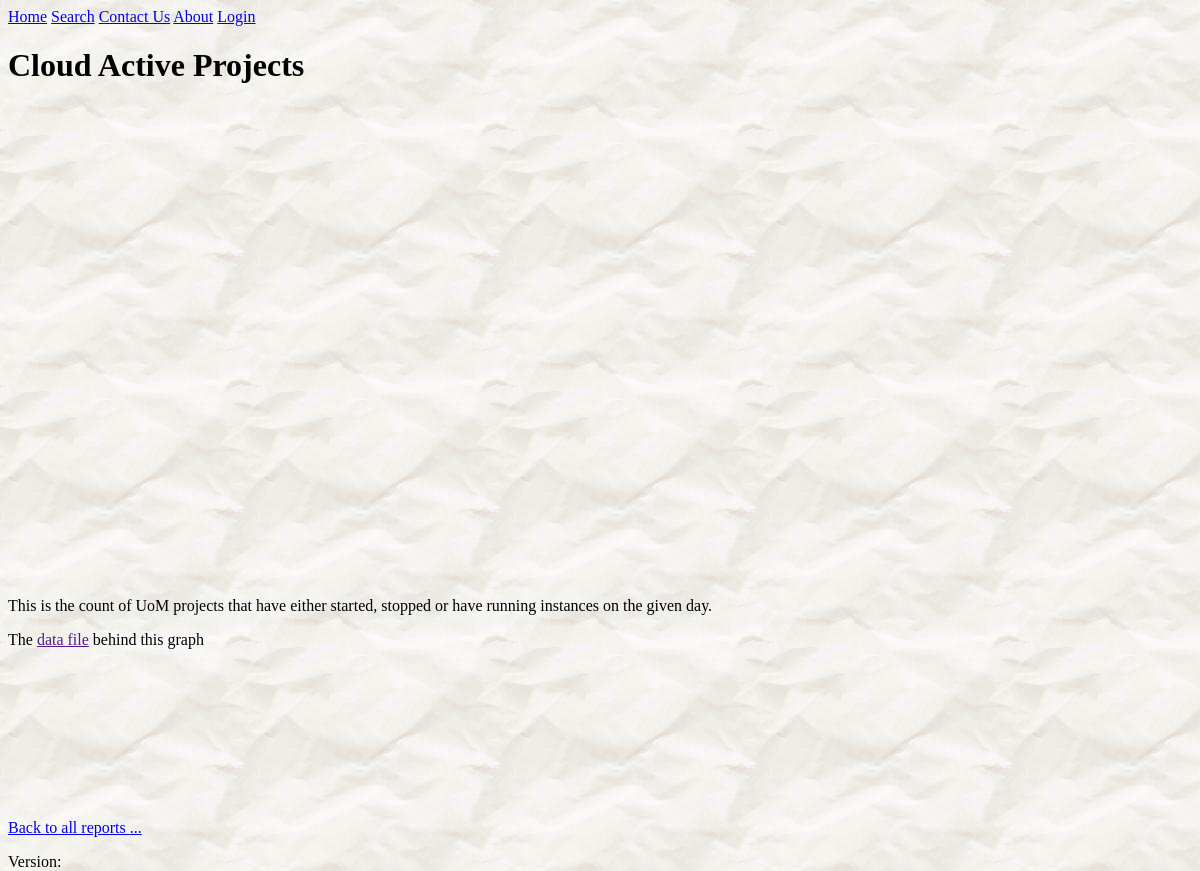
The page /reports/13/?set= on the database its author committed.
### reports/models.py (models this page shows, shortened)
class Report(models.Model):
    report_title = models.CharField(max_length=100)
    pub_date = models.DateTimeField('date published')
    d3_file_name = models.CharField(max_length=100, default='.js')
    description = models.TextField(blank=True, null=True)
    def was_published_recently(self):
        """
        Return True if was published in the last day, False otherwise

        >>> import datetime
        >>> from django.utils import timezone
        >>> from reports.models import Report
        >>> future_report = Report(pub_date=timezone.now()+ datetime.timedelta(days=30), report_title="Futurama")
        >>> future_report.was_published_recently()
        False
        """
        now = timezone.now()
        return now - datetime.timedelta(days=1) <= self.pub_date <= now
    was_published_recently.admin_order_field = 'pub_date'
    was_published_recently.boolean = True
    was_published_recently.short_description = 'Published recently?'

### reports/views.py (the view)
# urls.py: url(r'^(?P<pk>[0-9]+)/$', views.DetailView.as_view(), name='detail'),
class DetailView(generic.DetailView):
    model = Report
    template_name = 'reports/details.html'
    def get_queryset(self):
        return Report.objects.filter(pub_date__lte=timezone.now())
    def get_context_data(self, **kwargs):
        result = super().get_context_data(**kwargs)
        result['debug'] = settings.DEBUG
        result['set'] = self.request.GET.get('set', '')
        return result

### reports/templates/reports/details.html (shortened to what this page needs)
{% extends 'base.html' %}
{% block header_lines %}
    {% load static %}
    <link rel="stylesheet" type="text/css" href="//cdnjs.cloudflare.com/ajax/libs/nvd3/1.8.3/nv.d3.css"/>
{% endblock %}
{% block h1 %}{{ report.report_title }}{% endblock %}
{% block content %}
    <div id="chart">
        <svg></svg>
    </div>
    <p>{{ report.description }}</p>
    {% if debug %}
        <p>The <a id="a_data" href="">data file</a> behind this graph</p>
    {% endif %}
    <div id="extra" style="width: 95%">
        <svg></svg>
    </div>
    <a href="/reports/?set={{ set }}">Back {% if not set %}to all reports {% endif %}...</a>
{% endblock %}

### reports/static/reports/style.css (style rules this page uses)
body { background: url("images/bg-napkin.jpg"); }
body, h1, h2, h3, input[type="text"], input[type="password"], textarea, select, input.submit { font-family: "Comic Sans MS", cursive; }

### rows shown on the page
Report: report_title "Cloud Active Projects", description "This is the count of UoM projects that have either started, stopped or have running instances on the given day."
